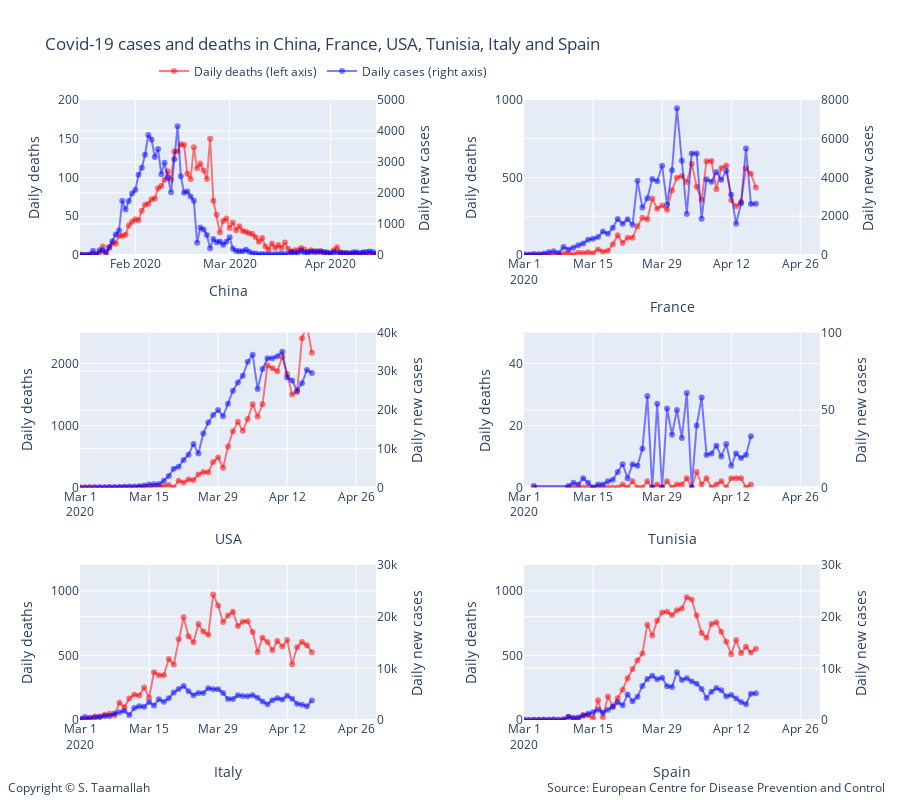

This figure's notebook cell:
### Markdown cell above
<a id="four"></a>
# 4 - Cases and deaths in China, France, USA, Tunisia, Italy and Spain

### Code cell
#plotting number of cases and number of deaths for different countries
# all charts using same scale for ease of comparison
# number of death are on the left y-axis. 

# Add traces
trace1 = go.Scatter(
        x=df_china.index, 
        y=df_china['deaths'],
        mode='lines+markers',
        name='Daily deaths (left axis)',
        line_color='rgba(256, 0, 0, .5)',
)
trace2 = go.Scatter(
        x=df_china.index, 
        y=df_china['cases'],
        mode='lines+markers',
        name='Daily cases (right axis)',
        line_color='rgba(0, 0, 256, .5)',
        yaxis='y2'
)
trace3 = go.Scatter(
        x=df_france.index, 
        y=df_france['deaths'],
        mode='lines+markers',
        name='Daily deaths',
        showlegend=False,
        line_color='rgba(256, 0, 0, .5)',
        xaxis='x2',
        yaxis='y3'
)
trace4 = go.Scatter(
        x=df_france.index, 
        y=df_france['cases'],
        mode='lines+markers',
        name='Daily cases',
        line_color='rgba(0, 0, 256, .5)',
        xaxis='x2',
        yaxis='y4',
        showlegend=False,
)
trace5 = go.Scatter(
        x=df_usa.index, 
        y=df_usa['deaths'],
        mode='lines+markers',
        name='Daily deaths',
        line_color='rgba(256, 0, 0, .5)',
        xaxis='x3',
        yaxis='y5',
        showlegend=False,
)
trace6 = go.Scatter(
        x=df_usa.index, 
        y=df_usa['cases'],
        mode='lines+markers',
        name='Daily cases',
        line_color='rgba(0, 0, 256, .5)',
        xaxis='x3',
        yaxis='y6',
        showlegend=False,
)
trace7 = go.Scatter(
        x=df_tunisia.index, 
        y=df_tunisia['deaths'],
        mode='lines+markers',
        name='Daily deaths',
        line_color='rgba(256, 0, 0, .5)',
        xaxis='x4',
        yaxis='y7',
        showlegend=False,
)
trace8 = go.Scatter(
        x=df_tunisia.index, 
        y=df_tunisia['cases'],
        mode='lines+markers',
        name='Daily cases',
        line_color='rgba(0, 0, 256, .5)',
        xaxis='x4',
        yaxis='y8',
        showlegend=False,
)


trace9 = go.Scatter(
        x=df_italy.index, 
        y=df_italy['deaths'],
        mode='lines+markers',
        name='Daily deaths',
        line_color='rgba(256, 0, 0, .5)',
        xaxis='x5',
        yaxis='y9',
        showlegend=False,
)

trace10 = go.Scatter(
        x=df_italy.index, 
        y=df_italy['cases'],
        mode='lines+markers',
        name='Daily cases',
        line_color='rgba(0, 0, 256, .5)',
        xaxis='x5',
        yaxis='y10',
        showlegend=False,
)

trace11 = go.Scatter(
        x=df_spain.index, 
        y=df_spain['deaths'],
        mode='lines+markers',
        name='Daily deaths',
        line_color='rgba(256, 0, 0, .5)',
        xaxis='x6',
        yaxis='y11',
        showlegend=False,
)
trace12 = go.Scatter(
        x=df_spain.index, 
        y=df_spain['cases'],
        mode='lines+markers',
        name='Daily cases',
        line_color='rgba(0, 0, 256, .5)',
        xaxis='x6',
        yaxis='y12',
        showlegend=False,
)

data = [trace1, trace2, trace3, trace4, trace5, trace6, trace7, trace8, trace9, trace10, trace11, trace12]

layout = go.Layout(
    title='Covid-19 cases and deaths in China, France, USA, Tunisia, Italy and Spain',
    legend=dict(x=.1, y=1.07, orientation="h"), 
    width=900,
    height=800,
    
    annotations=[
        dict(
            x=1.09,
            y=-0.125,
            showarrow=False,
            text='Source: European Centre for Disease Prevention and Control',
            xref='paper',
            yref='paper'
        ),
        
        dict(
            x=-0.1,
            y=-0.125,
            showarrow=False,
            text='Copyright © S. Taamallah ',
            xref='paper',
            yref='paper'
        )
    ],
    
    # Top left
    xaxis=dict(
        title='China',
        domain=[0, 0.4],
        range=['2020-01-15', '2020-04-15'],
    ),
    yaxis=dict(
        title='Daily deaths',
        #type='log',
        range=[0,200],
        domain=[0.75, 1],
        anchor='x'
    ),
    yaxis2=dict(
        title = 'Daily new cases',
        #type='log',
        range=[0,5000],
        overlaying='y',
        side='right'
    ),
    

    # Top right
    xaxis2=dict(
        title='France',
        range=['2020-03-01', '2020-04-30'],
        domain=[0.6, 1.0],
        anchor='y3'
    ),
    yaxis3=dict(
        #type='log',
        title = 'Daily deaths',
        domain=[0.75, 1],
        anchor='x2',
        range=[0,1000],

    ),
    yaxis4=dict(
        title = 'Daily new cases',
        domain=[0.6, 1.0],
        overlaying='y3',
        range=[0,8000],
        side='right',
        anchor='x2'
    ),

    # middle left
    xaxis3=dict(
        title='USA',
        range=['2020-03-01', '2020-04-30'],
        domain=[0, 0.4],
        anchor='y5'
    ),
    yaxis5=dict(
        #type='log',
        title = 'Daily deaths',
        domain=[0.375, 0.625],
        range=[0,2500],
        anchor='x3'
    ),
    yaxis6=dict(
        title = 'Daily new cases',
        domain=[0.375, 0.625],
        overlaying='y5',
        range=[0,40000],
        side='right',
        anchor='x3'
    ),

    # middle right
    xaxis4=dict(
        title='Tunisia',
        range=['2020-03-01', '2020-04-30'],
        domain=[0.6, 1.0],
        anchor='y7'
    ),
    yaxis7=dict(
        #type='log',
        title = 'Daily deaths',
        domain=[0.375, 0.625],
        range=[0,50],
        anchor='x4'
    ),
    yaxis8=dict(
        title = 'Daily new cases',
        domain=[0.375, 0.625],
        overlaying='y7',
        range=[0,100],
        side='right',
        anchor='x4'
    ),
    
    # Bottom left
    xaxis5=dict(
        title='Italy',
        range=['2020-03-01', '2020-04-30'],
        domain=[0, 0.4],
        anchor='y9'
    ),
    yaxis9=dict(
        #type='log',
        title = 'Daily deaths',
        domain=[0, 0.25],
        range=[0,1200],
        anchor='x5'
    ),
    yaxis10=dict(
        title = 'Daily new cases',
        domain=[0, 0.25],
        overlaying='y9',
        range=[0,30000],
        side='right',
        anchor='x5'
    ),
    
    # Bottom bottom right
    xaxis6=dict(
        title='Spain',
        range=['2020-03-01', '2020-04-30'],
        domain=[0.6, 1.0],
        anchor='y11'
    ),
    yaxis11=dict(
        #type='log',
        title = 'Daily deaths',
        domain=[0, 0.25],
        range=[0,1200],
        anchor='x6'
    ),
    yaxis12=dict(
        title = 'Daily new cases',
        domain=[0, 0.25],
        overlaying='y11',
        range=[0,30000],
        side='right',
        anchor='x6'
    )
    
)

    
fig = go.Figure(data=data, layout=layout)


fig.show()


#py.plot(data, filename = 'basic-line', auto_open=True)
#py.plot(data, filename='privacy-public', sharing='public')

from plotly.offline import plot
plot(fig, filename="STaamallah_covid19_analysis_chart_4_20200417.html", auto_open = False)

#from IPython.display import HTML, display
#display(HTML('STaamallah_covid19_analysis_chart_4_20200403.html'), metadata=dict(isolated=False))
